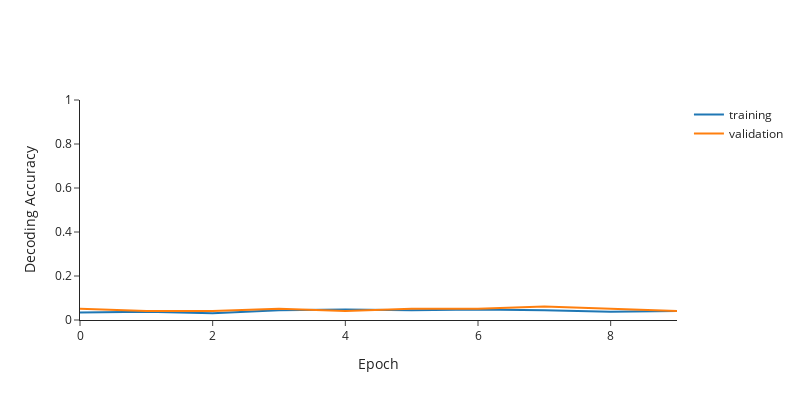

Write notebook code for a chart like this one.
### Code cell
fig = go.Figure()

# Ajoutez les données de formation et de validation au graphique
fig.add_trace(go.Scatter(y=history.history['sparse_categorical_accuracy'],

                         mode='lines',
                         name='training'))

fig.add_trace(go.Scatter(
                         y=history.history['val_sparse_categorical_accuracy'],
                         mode='lines',
                         name='validation'))

fig.update_xaxes(title ='Epoch')
fig.update_yaxes(title ='Decoding Accuracy',range=[0,1])
fig.update_layout(template='simple_white',height=400, width=800)
fig.write_image('/Users/uriel/Desktop/projet/figure/final/deeplearning_{roi}_25.png'.format(roi=roi))


fig.show()

### Figure 1 — Plotly figure (JSON) as saved in the notebook; plotly's stock layout.template omitted (floating-point values rounded to 4 significant figures)
{"data": [{"mode": "lines", "name": "training", "type": "scatter", "y": [0.03436, 0.0378, 0.03093, 0.04467, 0.04811, 0.04467, 0.04811, 0.04467, 0.0378, 0.04124]}, {"mode": "lines", "name": "validation", "type": "scatter", "y": [0.05155, 0.04124, 0.04124, 0.05155, 0.04124, 0.05155, 0.05155, 0.06186, 0.05155, 0.04124]}], "layout": {"height": 400, "width": 800, "xaxis": {"autorange": true, "range": [0, 9], "title": {"text": "Epoch"}}, "yaxis": {"range": [0, 1], "title": {"text": "Decoding Accuracy"}, "type": "linear"}}}
